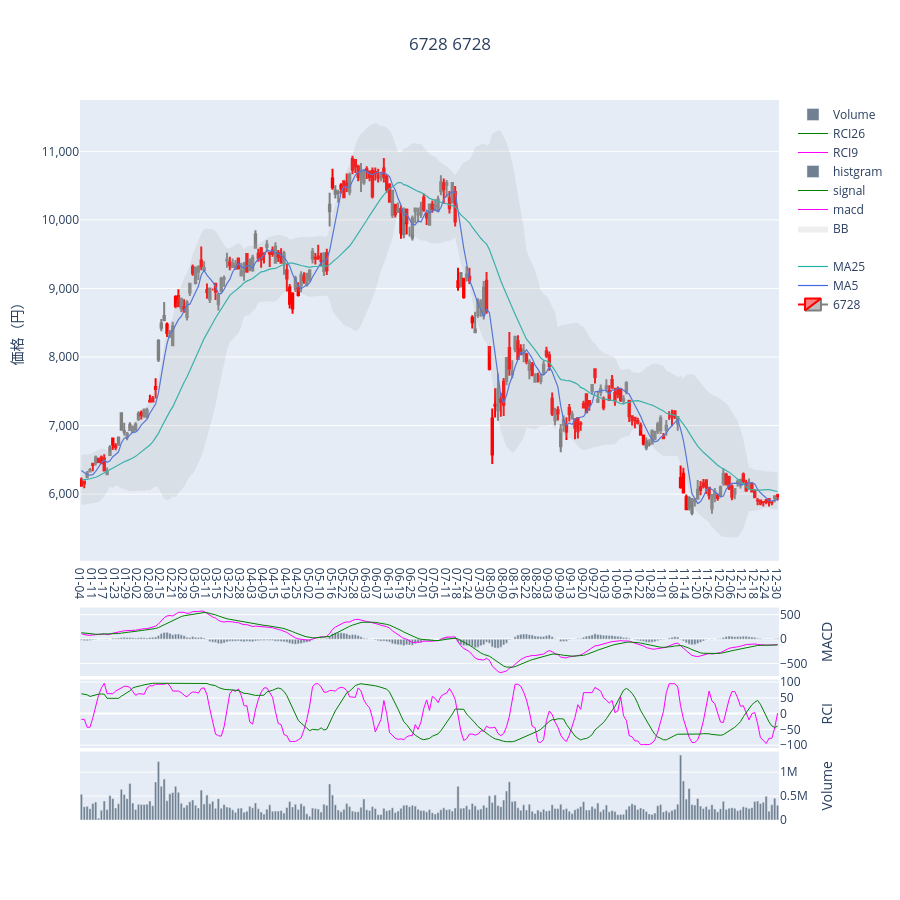

This figure's notebook cell:
### Code cell
df = df_results.copy()

display_start_date = dt.date(2024, 1, 1)

# date列をインデックスに設定してスライス
df = df.set_index(pd.to_datetime(df["date"])).sort_index()
df = df[display_start_date:end_date]

# レイアウト設定
layout = {
        "height": 900,
        "title": {"x": 0.5, "text": f"{name or code} {code}"},
        "xaxis": {"rangeslider": {"visible": False}, "type": "category"},
        "yaxis1": {"domain": [.36, 1.0], "title": "価格（円）", "side": "left", "tickformat": ","},
        "yaxis2": {"domain": [.30, .36]},
        "yaxis3": {"domain": [.20, .295], "title": "MACD", "side": "right"},
        "yaxis4": {"domain": [.10, .195], "title": "RCI", "side": "right"},
        "yaxis5": {"domain": [.0, .095], "title": "Volume", "side": "right"},
        "plot_bgcolor": "light blue",
}

# データの設定
data = [
        go.Candlestick(
            yaxis="y1",
            x=df.index,
            open=df["open"],
            high=df["high"],
            low=df["low"],
            close=df["close"],
            increasing_line_color="red",
            decreasing_line_color="gray",
            name=code,
        ),
        go.Scatter(yaxis="y1", x=df.index, y=df["ma5"], name="MA5", line={"color": "royalblue", "width": 1.2}),
        go.Scatter(yaxis="y1", x=df.index, y=df["ma25"], name="MA25", line={"color": "lightseagreen", "width": 1.2}),
        go.Scatter(yaxis="y1", x=df.index, y=df["upper2"], name="", line={"color": "lavender", "width": 0}),
        go.Scatter(
            yaxis="y1",
            x=df.index,
            y=df["lower2"],
            name="BB",
            line={"color": "lavender", "width": 0},
            fill="tonexty",
            fillcolor="rgba(170,170,170,.2)",
        ),
        go.Scatter(yaxis="y3", x=df.index, y=df["macd"], name="macd", line={"color": "magenta", "width": 1}),
        go.Scatter(yaxis="y3", x=df.index, y=df["macd_signal"], name="signal", line={"color": "green", "width": 1}),
        go.Bar(yaxis="y3", x=df.index, y=df["hist"], name="histgram", marker={"color": "slategray"}),
        go.Scatter(yaxis="y4", x=df.index, y=df["rci9"], name="RCI9", line={"color": "magenta", "width": 1}),
        go.Scatter(yaxis="y4", x=df.index, y=df["rci26"], name="RCI26", line={"color": "green", "width": 1}),
        go.Bar(yaxis="y5", x=df.index, y=df["volume"], name="Volume", marker=dict(color="slategray")),
]

# Figure作成
fig = go.Figure(data=data, layout=go.Layout(layout))

# 日付表示
fig.update_layout(
        {
            "xaxis": {
                "tickvals": df.index[::4],
                "ticktext": [x.strftime("%m-%d") for x in df.index[::4]],
            }
        }
)
fig.show()

### Figure 1 — Plotly figure (JSON) as saved in the notebook; plotly's stock layout.template omitted (floating-point values rounded to 4 significant figures; data arrays with more than 128 entries replaced by an {"elided": "..."} marker saying what was removed)
{"data": [{"close": {"elided": "245 float values"}, "decreasing": {"line": {"color": "gray"}}, "high": {"elided": "245 float values"}, "increasing": {"line": {"color": "red"}}, "low": {"elided": "245 float values"}, "name": "6728", "open": {"elided": "245 float values"}, "type": "candlestick", "x": {"elided": "245 str values"}, "yaxis": "y"}, {"line": {"color": "royalblue", "width": 1.2}, "name": "MA5", "type": "scatter", "x": {"elided": "245 str values"}, "y": {"elided": "245 float values"}, "yaxis": "y"}, {"line": {"color": "lightseagreen", "width": 1.2}, "name": "MA25", "type": "scatter", "x": {"elided": "245 str values"}, "y": {"elided": "245 float values"}, "yaxis": "y"}, {"line": {"color": "lavender", "width": 0}, "name": "", "type": "scatter", "x": {"elided": "245 str values"}, "y": {"elided": "245 float values"}, "yaxis": "y"}, {"fill": "tonexty", "fillcolor": "rgba(170,170,170,.2)", "line": {"color": "lavender", "width": 0}, "name": "BB", "type": "scatter", "x": {"elided": "245 str values"}, "y": {"elided": "245 float values"}, "yaxis": "y"}, {"line": {"color": "magenta", "width": 1}, "name": "macd", "type": "scatter", "x": {"elided": "245 str values"}, "y": {"elided": "245 float values"}, "yaxis": "y3"}, {"line": {"color": "green", "width": 1}, "name": "signal", "type": "scatter", "x": {"elided": "245 str values"}, "y": {"elided": "245 float values"}, "yaxis": "y3"}, {"marker": {"color": "slategray"}, "name": "histgram", "type": "bar", "x": {"elided": "245 str values"}, "y": {"elided": "245 float values"}, "yaxis": "y3"}, {"line": {"color": "magenta", "width": 1}, "name": "RCI9", "type": "scatter", "x": {"elided": "245 str values"}, "y": {"elided": "245 float values"}, "yaxis": "y4"}, {"line": {"color": "green", "width": 1}, "name": "RCI26", "type": "scatter", "x": {"elided": "245 str values"}, "y": {"elided": "245 float values"}, "yaxis": "y4"}, {"marker": {"color": "slategray"}, "name": "Volume", "type": "bar", "x": {"elided": "245 str values"}, "y": {"elided": "245 int values"}, "yaxis": "y5"}], "layout": {"height": 900, "plot_bgcolor": "light blue", "title": {"text": "6728 6728", "x": 0.5}, "xaxis": {"rangeslider": {"visible": false}, "ticktext": ["01-04", "01-11", "01-17", "01-23", "01-29", "02-02", "02-08", "02-15", "02-21", "02-28", "03-05", "03-11", "03-15", "03-22", "03-28", "04-03", "04-09", "04-15", "04-19", "04-25", "05-02", "05-10", "05-16", "05-22", "05-28", "06-03", "06-07", "06-13", "06-19", "06-25", "07-01", "07-05", "07-11", "07-18", "07-24", "07-30", "08-05", "08-09", "08-16", "08-22", "08-28", "09-03", "09-09", "09-13", "09-20", "09-27", "10-03", "10-09", "10-16", "10-22", "10-28", "11-01", "11-08", "11-14", "11-20", "11-26", "12-02", "12-06", "12-12", "12-18", "12-24", "12-30"], "tickvals": ["2024-01-04T00:00:00.000000", "2024-01-11T00:00:00.000000", "2024-01-17T00:00:00.000000", "2024-01-23T00:00:00.000000", "2024-01-29T00:00:00.000000", "2024-02-02T00:00:00.000000", "2024-02-08T00:00:00.000000", "2024-02-15T00:00:00.000000", "2024-02-21T00:00:00.000000", "2024-02-28T00:00:00.000000", "2024-03-05T00:00:00.000000", "2024-03-11T00:00:00.000000", "2024-03-15T00:00:00.000000", "2024-03-22T00:00:00.000000", "2024-03-28T00:00:00.000000", "2024-04-03T00:00:00.000000", "2024-04-09T00:00:00.000000", "2024-04-15T00:00:00.000000", "2024-04-19T00:00:00.000000", "2024-04-25T00:00:00.000000", "2024-05-02T00:00:00.000000", "2024-05-10T00:00:00.000000", "2024-05-16T00:00:00.000000", "2024-05-22T00:00:00.000000", "2024-05-28T00:00:00.000000", "2024-06-03T00:00:00.000000", "2024-06-07T00:00:00.000000", "2024-06-13T00:00:00.000000", "2024-06-19T00:00:00.000000", "2024-06-25T00:00:00.000000", "2024-07-01T00:00:00.000000", "2024-07-05T00:00:00.000000", "2024-07-11T00:00:00.000000", "2024-07-18T00:00:00.000000", "2024-07-24T00:00:00.000000", "2024-07-30T00:00:00.000000", "2024-08-05T00:00:00.000000", "2024-08-09T00:00:00.000000", "2024-08-16T00:00:00.000000", "2024-08-22T00:00:00.000000", "2024-08-28T00:00:00.000000", "2024-09-03T00:00:00.000000", "2024-09-09T00:00:00.000000", "2024-09-13T00:00:00.000000", "2024-09-20T00:00:00.000000", "2024-09-27T00:00:00.000000", "2024-10-03T00:00:00.000000", "2024-10-09T00:00:00.000000", "2024-10-16T00:00:00.000000", "2024-10-22T00:00:00.000000", "2024-10-28T00:00:00.000000", "2024-11-01T00:00:00.000000", "2024-11-08T00:00:00.000000", "2024-11-14T00:00:00.000000", "2024-11-20T00:00:00.000000", "2024-11-26T00:00:00.000000", "2024-12-02T00:00:00.000000", "2024-12-06T00:00:00.000000", "2024-12-12T00:00:00.000000", "2024-12-18T00:00:00.000000", "2024-12-24T00:00:00.000000", "2024-12-30T00:00:00.000000"], "type": "category"}, "yaxis": {"domain": [0.36, 1], "side": "left", "tickformat": ",", "title": {"text": "価格（円）"}}, "yaxis2": {"domain": [0.3, 0.36]}, "yaxis3": {"domain": [0.2, 0.295], "side": "right", "title": {"text": "MACD"}}, "yaxis4": {"domain": [0.1, 0.195], "side": "right", "title": {"text": "RCI"}}, "yaxis5": {"domain": [0, 0.095], "side": "right", "title": {"text": "Volume"}}}}
